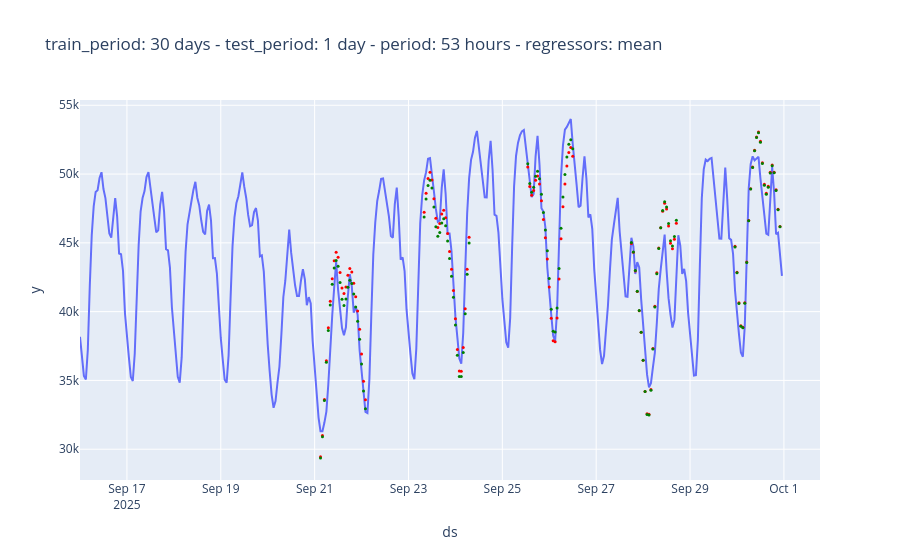

Notebook source saved alongside this figure:
### Code cell
chart_predictions(dataset, results, results_reg, title, "15 days")
